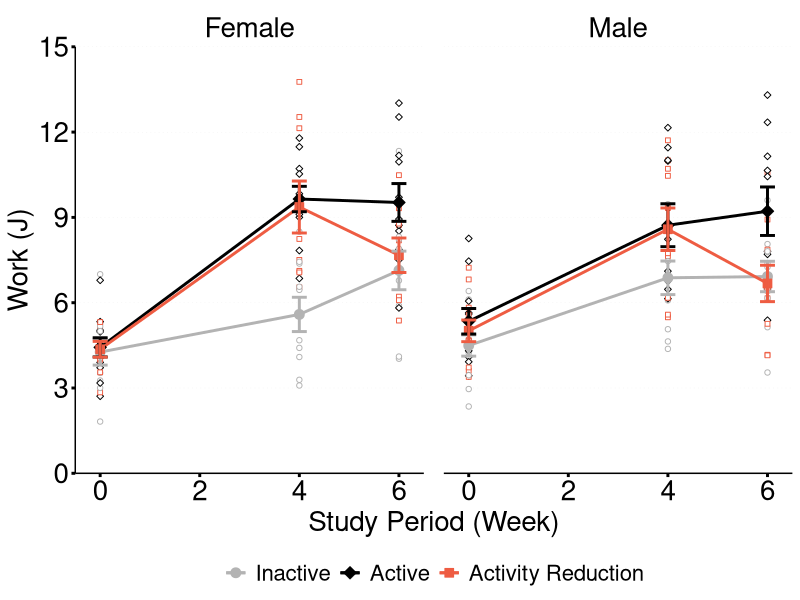
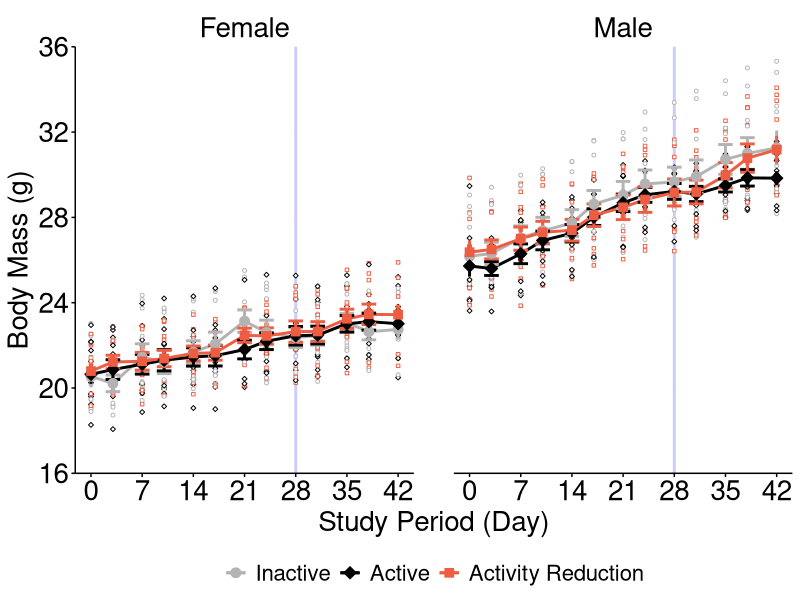
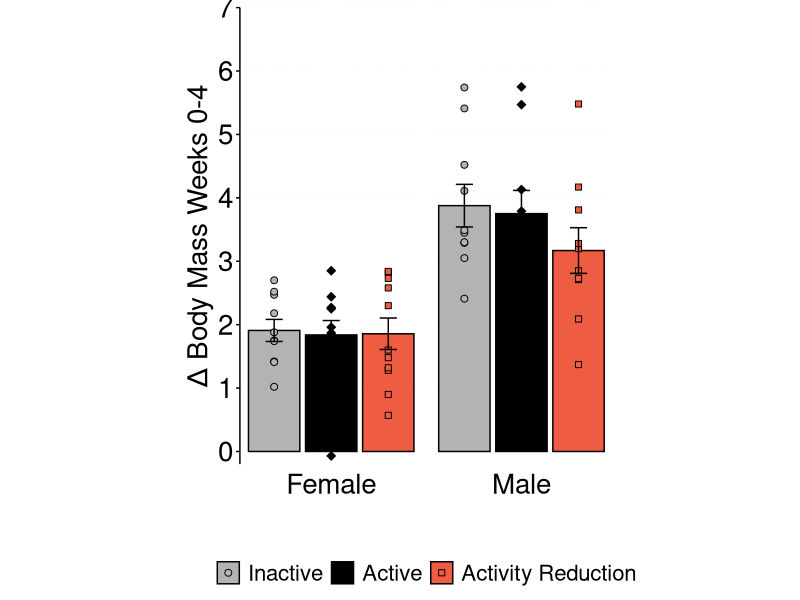
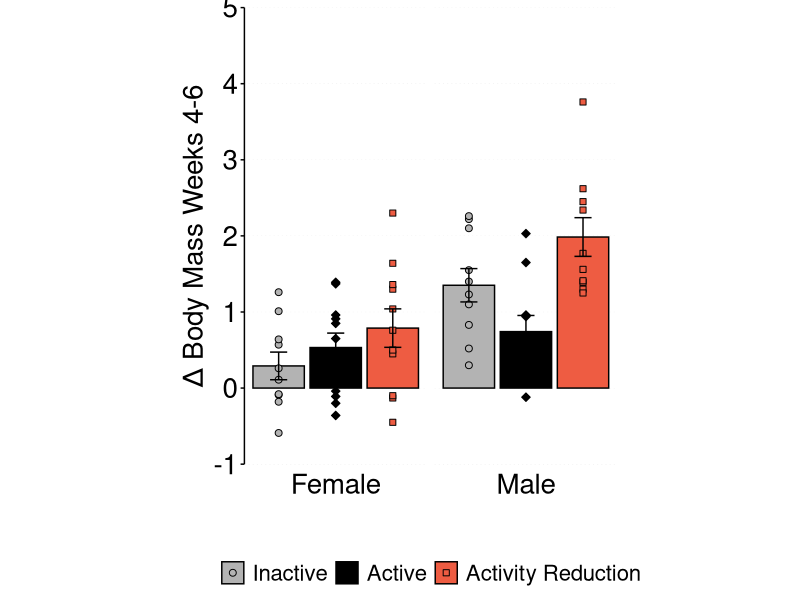
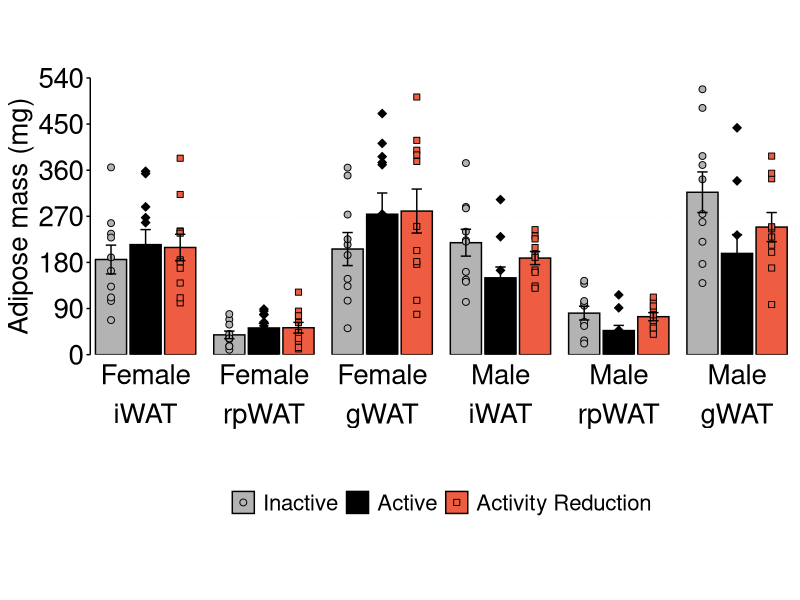
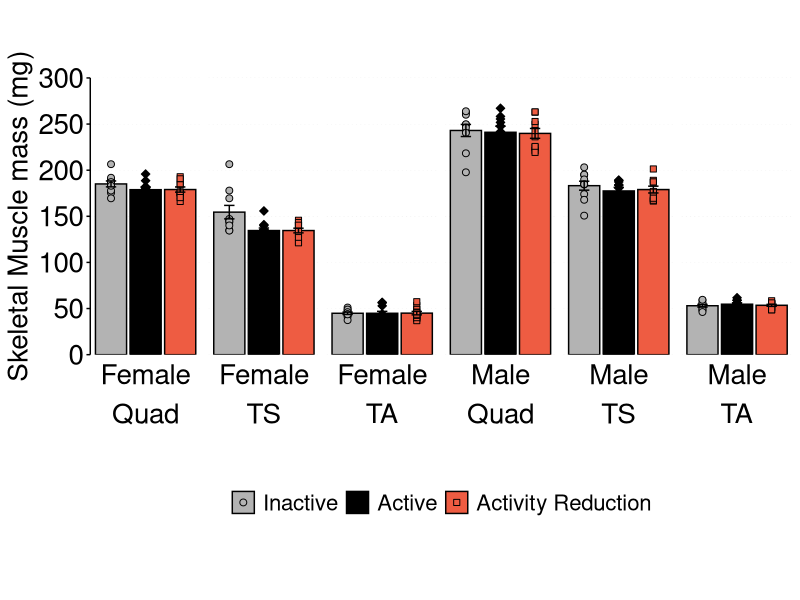
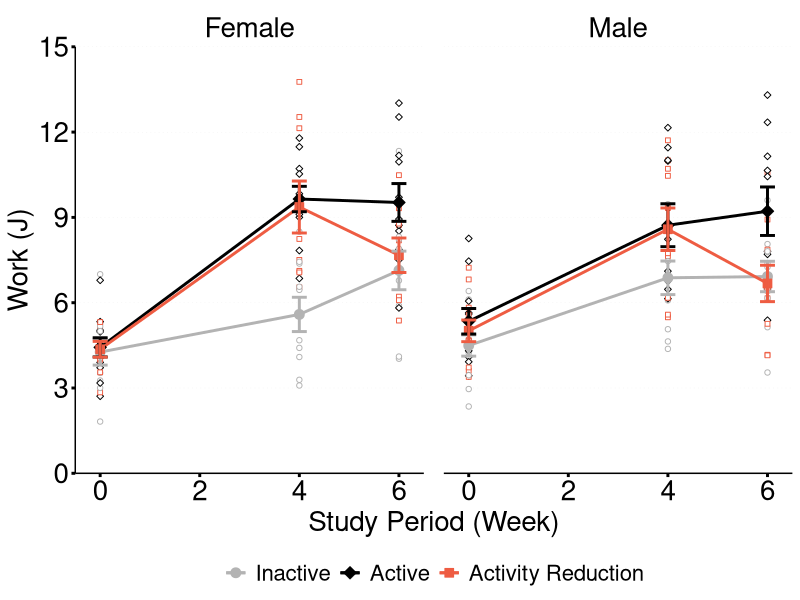
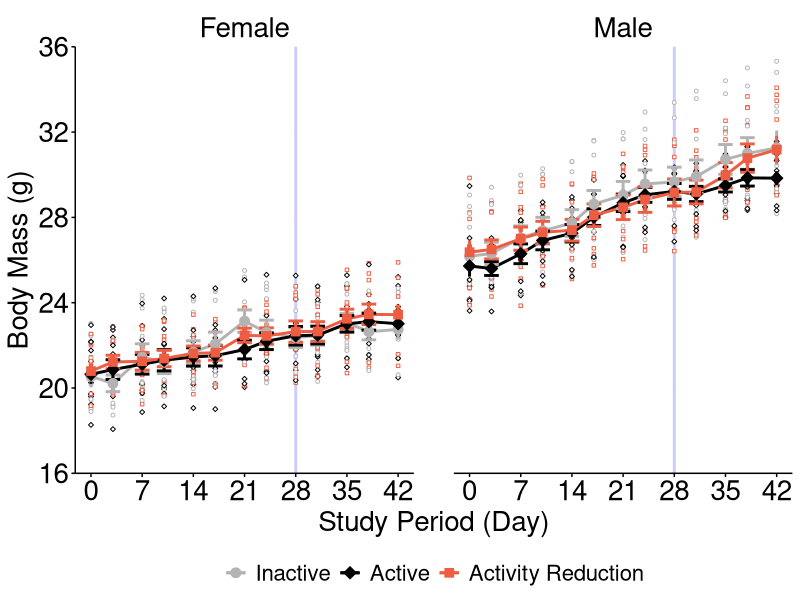

R code for these plots, in order:
## ---- chunk 1
knitr::opts_chunk$set(echo = TRUE)

## load required packages
library(readxl)
library(tidyverse)
library(rstatix)
library(lme4)
library(emmeans)

se <- function(x) sd(x, na.rm=T)/sqrt(length(x)) ## define function to calculate standard error
n <- function(x) sum(!is.na(x))                  ## define function to calculate replicates

dataRun<-read_excel(path="CompiledData.xlsx", sheet="RunData") %>% ## set up dataframe with max test results
  select(ID, 3:4, 9:11, 13:15, 17:19) %>% 
  pivot_longer(cols=4:12, names_to="Parameter", values_to="Values") %>% 
  separate(Parameter, into=c("Parameter","Week"), sep="([_])", remove=TRUE, convert=TRUE, extra="warn", fill="warn") %>% 
  pivot_wider(values_from=Values, names_from=Parameter) 
  
dataRun$Group <- factor(dataRun$Group, levels = c("Inactive", "Active","Activity Reduction")) ## set group ordering
dataRun$Sex <- factor(dataRun$Sex, levels = c("Female", "Male"))

dataBM<-read_excel(path="CompiledData.xlsx", sheet="BodyMassData") %>% ## set up dataframe for body weights
  select(ID, 3:4, matches("Weight_")) %>% 
  pivot_longer(cols=4:16, names_to="Week", values_to="Weight") %>% 
  separate(Week, into=c("Parameter","Day"), sep="([_])", remove=TRUE, convert=TRUE, extra="warn", fill="warn") %>% 
  select(-Parameter) %>% 
  mutate(Day = case_when(Day==0.0~0,
                         Day==1.1~3,
                         Day==1.2~7,
                         Day==2.1~10,
                         Day==2.2~14,
                         Day==3.1~17,
                         Day==3.2~21,
                         Day==4.1~24,
                         Day==4.2~28,
                         Day==5.1~31,
                         Day==5.2~35,
                         Day==6.1~38,
                         Day==6.2~42))
  
dataBM$Group <- factor(dataBM$Group, levels = c("Inactive", "Active","Activity Reduction")) ## set group ordering
dataBM$Sex <- factor(dataBM$Sex, levels = c("Female", "Male"))

dataDeltaBM<-dataBM %>%   ## set up dataframe for change in body mass 
  pivot_wider(names_from=Day, values_from=Weight) %>% 
  select(1:4,`31`,`42`) %>% 
  mutate(delta4 = `31`-`0`, 
         delta6 = `42`-`31`) %>% 
  select(-`0`, -`31`,-`42`) %>% 
  filter(!is.na(delta4))

dataDeltaBM$Group <- factor(dataDeltaBM$Group, levels = c("Inactive", "Active","Activity Reduction")) ## set group ordering
dataDeltaBM$Sex <- factor(dataDeltaBM$Sex, levels = c("Female", "Male"))

dataTissues<-read_excel(path="CompiledData.xlsx", sheet="TissueMassData") %>%   ## set up dataframe for adipose & muscle weights
  select(ID, 3:4, 8:14) %>% 
  pivot_longer(cols=5:10, names_to="Tissue", values_to="mg") %>% 
  mutate(Type = case_when(Tissue == "rpWAT"~"Adipose",
                          Tissue == "gWAT"~"Adipose",
                          Tissue == "iWAT"~"Adipose",
                          TRUE~"Muscle"))

dataTissues$Group <- factor(dataTissues$Group, levels = c("Inactive", "Active","Activity Reduction")) ## set group ordering
dataTissues$Sex <- factor(dataTissues$Sex, levels = c("Female", "Male"))
dataTissues$Tissue <-factor(dataTissues$Tissue, levels=c("iWAT", "rpWAT", "gWAT", "Quad","TS","TA"))

## generate summary statistics
workSummary <-dataRun %>% 
  select(-ID) %>% 
  filter(!is.na(Weight)) %>% 
  group_by(Sex, Group, Week) %>% 
  summarize_all(list(mean=mean, se=se, n=n))

weightSummary<-dataBM %>% 
  select(-ID) %>% 
  filter(!is.na(Weight)) %>% 
  group_by(Sex, Group, Day) %>% 
  summarize_all(list(mean=mean, se=se, n=n))

deltaWeightSummary<-dataDeltaBM %>% 
  select(-ID) %>% 
  group_by(Sex, Group) %>% 
  summarize_all(list(mean=mean, se=se, n=n))

tissuesSummary<-dataTissues %>% 
  select(-ID, -Type, -Fasting_weight) %>%
   group_by(Sex, Group, Tissue) %>% 
  summarize_all(list(mean=mean, se=se, n=n))
  
## ---- chunk 2
ggplot(dataRun, aes(x=Week, y=Work, fill=Group, color=Group,pch=Group))+
  geom_point(stat="identity", size=1.5, fill="white")+ 
  geom_line(stat="summary", fun="mean", size=1) +
  geom_point(stat="summary",fun="mean",size=3)+
  stat_summary(fun.data = mean_se, geom="errorbar", width=0.3, size=1)+ 
theme_classic() +
  scale_fill_manual(values=c("grey70", "black","tomato2"))+     
  scale_color_manual(values=c("grey70", "black","tomato2"))+
  scale_shape_manual(values=c(21, 23, 22))+
  scale_y_continuous(limits = c(0, 15), breaks=seq(0, 15, 3), expand=c(0,0))+
  scale_x_continuous(limits = c(-0.5, 6.5), breaks=seq(0, 6, 2), expand=c(0,0))+
  labs(y="Work (J)", x="Study Period (Week)") +
      theme(
        panel.background = element_blank(), 
        panel.grid.major = element_blank(), 
        panel.border=element_blank(), 
        panel.grid.major.y=element_line(color="#c8c8c8", size=0.05, linetype="dotted"), 
        legend.position = "bottom",
        legend.title=element_blank(),
        legend.text=element_text(size=16, family="Helvetica", color="black"),
        legend.box.background=element_blank(),
        legend.background = element_blank(),
        axis.text=element_text(size=20, family="Helvetica",color="black"),
        axis.title=element_text(size=20, family="Helvetica",  color="black"), 
        axis.ticks=element_line(color="black", size=1, linetype="solid"),
        strip.background = element_blank(),
        strip.text=element_text(color="black", size=20, family="Helvetica"),
        panel.spacing= unit(1,"lines"))+
  facet_grid(~Sex)
ggsave("Output/Figures/Work_J Linegraph.pdf",dpi=300, height=4, width=6)

## assess all weeks together using mixed linear models & likelihood ratio tests
workBase<-lmer(Work~as.factor(Week) + (1|ID), data=dataRun %>% filter(Sex=="Female"), REML=F)
workGroup<-lmer(Work~as.factor(Week) + Group + (1|ID), data=dataRun %>% filter(Sex=="Female"), REML=F)
anova(workBase,workGroup) ## p=0.002881
emmeans(workGroup, pairwise~Group) ## inactive v active p=0.003, inactive v AR p=0.0778, active v AR p=0.4914

workBase<-lmer(Work~as.factor(Week) + (1|ID), data=dataRun %>% filter(Sex=="Male"), REML=F)
workGroup<-lmer(Work~as.factor(Week) + Group + (1|ID), data=dataRun %>% filter(Sex=="Male"), REML=F)
anova(workBase,workGroup) ## p=0.04306
emmeans(workGroup, pairwise~Group) ##inactive v active p=0.0440, inactive v AR p=0.5784, active v AR p=0.3046

ppoBase<-lmer(PeakPower~as.factor(Week) + (1|ID), data=dataRun %>% filter(Sex=="Female"), REML=F)
ppoGroup<-lmer(PeakPower~as.factor(Week) + Group + (1|ID), data=dataRun %>% filter(Sex=="Female"), REML=F)
anova(ppoBase,ppoGroup) ## p=0.005725
emmeans(ppoGroup, pairwise~Group) ## inactive v active p=0.0071, inactive v AR p=0.0834, active v AR p=0.6402

ppoBase<-lmer(PeakPower~as.factor(Week) + (1|ID), data=dataRun %>% filter(Sex=="Male"), REML=F)
ppoGroup<-lmer(PeakPower~as.factor(Week) + Group + (1|ID), data=dataRun %>% filter(Sex=="Male"), REML=F)
anova(ppoBase,ppoGroup) ## p=0.0978 not significant
emmeans(ppoGroup, pairwise~Group) ## inactive v active p=0.1013, inactive v AR p=0.4205, active v AR p=0.6789

## assess each week separately
## check assumptions for each timepoint
car::leveneTest(Work~Group, data=dataRun %>% filter(Sex=="Female", Week==0))
car::leveneTest(Work~Group, data=dataRun %>% filter(Sex=="Female", Week==4)) 
car::leveneTest(Work~Group, data=dataRun %>% filter(Sex=="Female", Week==6))
car::leveneTest(Work~Group, data=dataRun %>% filter(Sex=="Male", Week==0))
car::leveneTest(Work~Group, data=dataRun %>% filter(Sex=="Male", Week==4))
car::leveneTest(Work~Group, data=dataRun %>% filter(Sex=="Male", Week==6))
shapiro.test(residuals(aov(Work~Group, data=dataRun %>% filter(Sex=="Female", Week==0))))
shapiro.test(residuals(aov(Work~Group, data=dataRun %>% filter(Sex=="Female", Week==4))))
shapiro.test(residuals(aov(Work~Group, data=dataRun %>% filter(Sex=="Female", Week==6))))
shapiro.test(residuals(aov(Work~Group, data=dataRun %>% filter(Sex=="Male", Week==0))))
shapiro.test(residuals(aov(Work~Group, data=dataRun %>% filter(Sex=="Male", Week==4)))) ## significant
shapiro.test(residuals(aov(Work~Group, data=dataRun %>% filter(Sex=="Male", Week==6))))

## ANOVA or Kruskal-Wallis tests
summary(aov(Work~Group, data=dataRun %>% filter(Sex=="Female", Week==0)))
summary(aov(Work~Group, data=dataRun %>% filter(Sex=="Female", Week==4))) ## significant
summary(aov(Work~Group, data=dataRun %>% filter(Sex=="Female", Week==6))) ## significant
summary(aov(Work~Group, data=dataRun %>% filter(Sex=="Male", Week==0)))
kruskal.test(Work~Group, data=dataRun %>% filter(Sex=="Male", Week==4))
summary(aov(Work~Group, data=dataRun %>% filter(Sex=="Male", Week==6))) ## significant

## Tukey or Dunn tests
TukeyHSD(aov(Work~Group, data=dataRun %>% filter(Sex=="Female", Week==4))) ## differences
TukeyHSD(aov(Work~Group, data=dataRun %>% filter(Sex=="Female", Week==6))) ## differences
TukeyHSD(aov(Work~Group, data=dataRun %>% filter(Sex=="Male", Week==6)))   ## differences

## ---- chunk 3
ggplot(dataBM, aes(x=Day, y=Weight, fill = Group, color=Group, pch=Group))+
  geom_vline(xintercept=28, col="blue", size=1, alpha=0.2)+
  geom_point(stat="identity", size=1, fill="white", aes(pch=Group))+
  geom_line(stat="summary", fun="mean", size=1) +
  stat_summary(fun.data = mean_se, geom="errorbar", width=2, size=1)+ 
  geom_point(stat="summary", fun= "mean", size=3)+
    scale_fill_manual(values=c("grey70", "black","tomato2"))+
  scale_color_manual(values=c("grey70", "black","tomato2"))+
  scale_shape_manual(values=c(21, 23, 22))+
  scale_y_continuous(limits=c(16,36), breaks=seq(16,36,4), expand=c(0,0))+
  scale_x_continuous(limits=c(0,42), breaks=seq(0,42,7), expand=c(0.05,0.05))+
  labs(y="Body Mass (g)",
       x="Study Period (Day)")+
 theme(panel.background = element_blank(), 
        panel.grid.major = element_blank(), 
        panel.border=element_blank(), 
        panel.grid.major.y=element_line(color="#c8c8c8", size=0.05, linetype="dotted"), 
        legend.position = "bottom",
        legend.title=element_blank(),
        legend.text=element_text(size=16, family="Helvetica", color="black"),
        legend.box.background=element_blank(),
        legend.background = element_blank(),
        axis.line=element_line(color="black", size=0.5, linetype="solid"),
        axis.text=element_text(size=20, family="Helvetica",color="black"),
        axis.title=element_text(size=20, family="Helvetica",  color="black"), 
        axis.ticks.x=element_line(color="black", size=0.5, linetype="solid"),
        axis.ticks.y=element_line(color="black", size=0.5, linetype="solid"),
        strip.background = element_blank(),
        strip.text=element_text(color="black", size=20, family="Helvetica"),
        panel.spacing=unit(2,"lines"))+
  facet_grid(~Sex)
ggsave("Output/Figures/BodyMass linegraph.pdf",  height = 4, width=6, dpi=300)       

## assess all weeks together using mixed linear models & likelihood ratio tests
bmBase<-lmer(Weight~as.factor(Day) + (1|ID), data=dataBM %>% filter(Sex=="Female"), REML=F)
bmGroup<-lmer(Weight~as.factor(Day) + Group + (1|ID), data=dataBM %>% filter(Sex=="Female"), REML=F)
anova(bmBase,bmGroup) ## p=0.8953

bmBase<-lmer(Weight~as.factor(Day) + (1|ID), data=dataBM %>% filter(Sex=="Male"), REML=F)
bmGroup<-lmer(Weight~as.factor(Day) + Group + (1|ID), data=dataBM %>% filter(Sex=="Male"), REML=F)
anova(bmBase,bmGroup) ## p=0.5052

## compare end point weights only
car::leveneTest(Weight~Group, data=dataBM %>% filter(Sex=="Female",Day==42))
car::leveneTest(Weight~Group, data=dataBM %>% filter(Sex=="Male",Day==42))
shapiro.test(residuals(aov(Weight~Group, data=dataBM %>% filter(Sex=="Female", Day==42))))
shapiro.test(residuals(aov(Weight~Group, data=dataBM %>% filter(Sex=="Male", Day==42))))

summary(aov(Weight~Group, data=dataBM %>% filter(Sex=="Female", Day==42)))
summary(aov(Weight~Group, data=dataBM %>% filter(Sex=="Male", Day==42)))

## plot change in body mass
ggplot(dataDeltaBM, aes(x=Group, y=delta4, fill=Group, pch=Group))+
geom_bar(stat="summary", fun="mean", size=0.5, col="black") +
  geom_point(stat="identity", size=2)+
  stat_summary(fun.data = mean_se, geom="errorbar", width=0.3, size=0.5)+ 
  theme_classic() +
  scale_fill_manual(values=c("grey70", "black","tomato2"))+     
  scale_shape_manual(values=c(21, 23, 22))+
 scale_y_continuous(limits = c(-0.2, 7), breaks=seq(0, 7, 1), expand=c(0,0))+
  labs(y="\u0394 Body Mass Weeks 0-4", x="") +
  theme(aspect.ratio = 5/2,
        panel.background = element_blank(), 
        panel.grid.major = element_blank(), 
        panel.border=element_blank(), 
        panel.grid.major.y=element_line(color="#c8c8c8", size=0.05, linetype="dotted"), 
        legend.position = "bottom",
        legend.title=element_blank(),
        legend.text=element_text(size=16, family="Helvetica", color="black"),
        legend.box.background=element_blank(),
        legend.background = element_blank(),
        axis.line.x=element_blank(),
        axis.text=element_text(size=20, family="Helvetica",color="black"),
        axis.title=element_text(size=20, family="Helvetica",  color="black"), 
        axis.text.x=element_blank(), 
        axis.ticks.x=element_blank(),
        axis.ticks.y=element_line(color="black", size=0.5, linetype="solid"),
        strip.background = element_blank(),
        strip.text=element_text(color="black", size=20, family="Helvetica"))+
  facet_grid(~Sex, switch="both")
ggsave("Output/Figures/Change in body mass 0-4 weeks.pdf",dpi=300, height=5, width=3)

ggplot(dataDeltaBM, aes(x=Group, y=delta6, fill=Group, pch=Group))+
geom_bar(stat="summary", fun="mean", size=0.5, col="black") +
  geom_point(stat="identity", size=2)+
  stat_summary(fun.data = mean_se, geom="errorbar", width=0.3, size=0.5)+ 
  theme_classic() +
  scale_fill_manual(values=c("grey70", "black","tomato2"))+     
  scale_shape_manual(values=c(21, 23, 22))+
 scale_y_continuous(limits = c(-1, 5), breaks=seq(-1, 5, 1), expand=c(0,0))+
  labs(y="\u0394 Body Mass Weeks 4-6", x="") +
  theme(aspect.ratio = 5/2,
        panel.background = element_blank(), 
        panel.grid.major = element_blank(), 
        panel.border=element_blank(), 
        panel.grid.major.y=element_line(color="#c8c8c8", size=0.05, linetype="dotted"), 
        legend.position = "bottom",
        legend.title=element_blank(),
        legend.text=element_text(size=16, family="Helvetica", color="black"),
        legend.box.background=element_blank(),
        legend.background = element_blank(),
        axis.line.x=element_blank(),
        axis.text=element_text(size=20, family="Helvetica",color="black"),
        axis.title=element_text(size=20, family="Helvetica",  color="black"), 
        axis.text.x=element_blank(), 
        axis.ticks.x=element_blank(),
        axis.ticks.y=element_line(color="black", size=0.5, linetype="solid"),
        strip.background = element_blank(),
        strip.text=element_text(color="black", size=20, family="Helvetica"))+
  facet_grid(~Sex, switch="both")
ggsave("Output/Figures/Change in body mass 4-6 weeks.pdf",dpi=300, height=5, width=3)

## check assumptions
car::leveneTest(delta4~Group, data=dataDeltaBM %>% filter(Sex=="Female")) 
car::leveneTest(delta6~Group, data=dataDeltaBM %>% filter(Sex=="Female")) 
car::leveneTest(delta4~Group, data=dataDeltaBM %>% filter(Sex=="Male")) 
car::leveneTest(delta6~Group, data=dataDeltaBM %>% filter(Sex=="Male")) 
shapiro.test(residuals(aov(delta4~Group, data=dataDeltaBM %>% filter(Sex=="Female"))))
shapiro.test(residuals(aov(delta6~Group, data=dataDeltaBM %>% filter(Sex=="Female"))))
shapiro.test(residuals(aov(delta4~Group, data=dataDeltaBM %>% filter(Sex=="Male"))))
shapiro.test(residuals(aov(delta6~Group, data=dataDeltaBM %>% filter(Sex=="Male"))))

## ANOVA
summary(aov(delta4~Group, data=dataDeltaBM %>% filter(Sex=="Female")))
summary(aov(delta6~Group, data=dataDeltaBM %>% filter(Sex=="Female")))
summary(aov(delta4~Group, data=dataDeltaBM %>% filter(Sex=="Male")))
summary(aov(delta6~Group, data=dataDeltaBM %>% filter(Sex=="Male"))) ##p=0.00284

## posthoc
TukeyHSD(aov(delta6~Group, data=dataDeltaBM %>% filter(Sex=="Male"))) ## active v AR p=0.0019307

## ---- chunk 4
ggplot(dataTissues %>% filter(Type=="Adipose"), aes(x=Group, y=mg, fill=Group, pch=Group))+
geom_bar(stat="summary", fun="mean", size=0.5, col="black") +
    geom_point(stat="identity", size=2)+
  stat_summary(fun.data = mean_se, geom="errorbar", width=0.3, size=0.5)+ 
  theme_classic() +
  scale_fill_manual(values=c("grey70", "black","tomato2"))+     
  scale_shape_manual(values=c(21, 23, 22))+
  scale_y_continuous(limits = c(0, 540), breaks=seq(0, 540, 90), expand=c(0,0))+
  labs(y="Adipose mass (mg)", x="") +
  theme(aspect.ratio = 5/2,
        panel.background = element_blank(), 
        panel.grid.major = element_blank(), 
        panel.border=element_blank(), 
        panel.grid.major.y=element_line(color="#c8c8c8", size=0.05, linetype="dotted"), 
        legend.position = "bottom",
        legend.title=element_blank(),
        legend.text=element_text(size=16, family="Helvetica", color="black"),
        legend.box.background=element_blank(),
        legend.background = element_blank(),
        axis.line.x=element_blank(),
        axis.text=element_text(size=20, family="Helvetica",color="black"),
        axis.title=element_text(size=20, family="Helvetica",  color="black"), 
        axis.text.x=element_blank(), 
        axis.ticks.x=element_blank(),
        axis.ticks.y=element_line(color="black", size=0.5, linetype="solid"),
        strip.background = element_blank(),
        strip.text=element_text(color="black", size=20, family="Helvetica"))+
  facet_grid(~Sex*Tissue, switch="both")
ggsave("Output/Figures/Adipose mass (mg).pdf",dpi=300, height=5, width=10)

ggplot(dataTissues %>% filter(Type=="Muscle"), aes(x=Group, y=mg, fill=Group, pch=Group))+
geom_bar(stat="summary", fun="mean", size=0.5, col="black") +
    geom_point(stat="identity", size=2)+
  stat_summary(fun.data = mean_se, geom="errorbar", width=0.3, size=0.5)+ 
  theme_classic() +
  scale_fill_manual(values=c("grey70", "black","tomato2"))+    
  scale_shape_manual(values=c(21, 23, 22))+
  scale_y_continuous(limits = c(0, 300), breaks=seq(0, 300, 50), expand=c(0,0))+
  labs(y="Skeletal Muscle mass (mg)", x="") +
  theme(aspect.ratio = 5/2,
        panel.background = element_blank(), 
        panel.grid.major = element_blank(), 
        panel.border=element_blank(), 
        panel.grid.major.y=element_line(color="#c8c8c8", size=0.05, linetype="dotted"), 
        legend.position = "bottom",
        legend.title=element_blank(),
        legend.text=element_text(size=16, family="Helvetica", color="black"),
        legend.box.background=element_blank(),
        legend.background = element_blank(),
        axis.line.x=element_blank(),
        axis.text=element_text(size=20, family="Helvetica",color="black"),
        axis.title=element_text(size=20, family="Helvetica",  color="black"), 
        axis.text.x=element_blank(), 
        axis.ticks.x=element_blank(),
        axis.ticks.y=element_line(color="black", size=0.5, linetype="solid"),
        strip.background = element_blank(),
        strip.text=element_text(color="black", size=20, family="Helvetica"))+
  facet_grid(~Sex*Tissue, switch="both")
ggsave("Output/Figures/Muscle mass (mg).pdf",dpi=300, height=5, width=10)

## check assumptions
car::leveneTest(mg~Group, data=dataTissues %>% filter(Sex=="Female", Tissue=="iWAT")) 
car::leveneTest(mg~Group, data=dataTissues %>% filter(Sex=="Female", Tissue=="rpWAT")) 
car::leveneTest(mg~Group, data=dataTissues %>% filter(Sex=="Female", Tissue=="gWAT")) 
car::leveneTest(mg~Group, data=dataTissues %>% filter(Sex=="Female", Tissue=="Quad")) 
car::leveneTest(mg~Group, data=dataTissues %>% filter(Sex=="Female", Tissue=="TS")) 
car::leveneTest(mg~Group, data=dataTissues %>% filter(Sex=="Female", Tissue=="TA")) 
car::leveneTest(mg~Group, data=dataTissues %>% filter(Sex=="Male", Tissue=="iWAT")) 
car::leveneTest(mg~Group, data=dataTissues %>% filter(Sex=="Male", Tissue=="rpWAT")) 
car::leveneTest(mg~Group, data=dataTissues %>% filter(Sex=="Male", Tissue=="gWAT")) 
car::leveneTest(mg~Group, data=dataTissues %>% filter(Sex=="Male", Tissue=="Quad")) 
car::leveneTest(mg~Group, data=dataTissues %>% filter(Sex=="Male", Tissue=="TS")) 
car::leveneTest(mg~Group, data=dataTissues %>% filter(Sex=="Male", Tissue=="TA")) 
shapiro.test(residuals(aov(mg~Group, data=dataTissues %>% filter(Sex=="Female", Tissue=="iWAT"))))
shapiro.test(residuals(aov(mg~Group, data=dataTissues %>% filter(Sex=="Female", Tissue=="rpWAT"))))
shapiro.test(residuals(aov(mg~Group, data=dataTissues %>% filter(Sex=="Female", Tissue=="gWAT"))))
shapiro.test(residuals(aov(mg~Group, data=dataTissues %>% filter(Sex=="Female", Tissue=="Quad"))))
shapiro.test(residuals(aov(mg~Group, data=dataTissues %>% filter(Sex=="Female", Tissue=="TS")))) ## significant
shapiro.test(residuals(aov(mg~Group, data=dataTissues %>% filter(Sex=="Female", Tissue=="TA")))) ## significant
shapiro.test(residuals(aov(mg~Group, data=dataTissues %>% filter(Sex=="Male", Tissue=="iWAT"))))
shapiro.test(residuals(aov(mg~Group, data=dataTissues %>% filter(Sex=="Male", Tissue=="rpWAT"))))
shapiro.test(residuals(aov(mg~Group, data=dataTissues %>% filter(Sex=="Male", Tissue=="gWAT"))))
shapiro.test(residuals(aov(mg~Group, data=dataTissues %>% filter(Sex=="Male", Tissue=="Quad")))) ## significant
shapiro.test(residuals(aov(mg~Group, data=dataTissues %>% filter(Sex=="Male", Tissue=="TS")))) 
shapiro.test(residuals(aov(mg~Group, data=dataTissues %>% filter(Sex=="Male", Tissue=="TA"))))

summary(aov(mg~Group, data=dataTissues %>% filter(Sex=="Female", Tissue=="iWAT")))
summary(aov(mg~Group, data=dataTissues %>% filter(Sex=="Female", Tissue=="rpWAT")))
summary(aov(mg~Group, data=dataTissues %>% filter(Sex=="Female", Tissue=="gWAT")))
summary(aov(mg~Group, data=dataTissues %>% filter(Sex=="Female", Tissue=="Quad")))
kruskal.test(mg~Group, data=dataTissues %>% filter(Sex=="Female", Tissue=="TS")) ## p=0.01191
kruskal.test(mg~Group, data=dataTissues %>% filter(Sex=="Female", Tissue=="TA"))
summary(aov(mg~Group, data=dataTissues %>% filter(Sex=="Male", Tissue=="iWAT"))) ## p=0.0822
summary(aov(mg~Group, data=dataTissues %>% filter(Sex=="Male", Tissue=="rpWAT")))## p=0.077
summary(aov(mg~Group, data=dataTissues %>% filter(Sex=="Male", Tissue=="gWAT"))) ## p=0.074
kruskal.test(mg~Group, data=dataTissues %>% filter(Sex=="Male", Tissue=="Quad"))
summary(aov(mg~Group, data=dataTissues %>% filter(Sex=="Male", Tissue=="TS")))
summary(aov(mg~Group, data=dataTissues %>% filter(Sex=="Male", Tissue=="TA")))

dunn_test(mg~Group, p.adjust.method="BH", data=dataTissues %>% filter(Sex=="Female", Tissue=="TS")) ## I v A p=0.0197, I v AR p=0.0197

## Perform ANCOVA on tissue weights with body weight as a covariate - NEED TO CHECK THESE ASSUMPTIONS FOR FEMALE MICE BECAUSE OF SIG RELATIONSHIP BETWEEN BODY WEIGHT AND FAT MASS (NOT AN ISSUE FOR MALES)

library(emmeans)
dataTissues2<-dataTissues %>% select(-Type) %>% pivot_wider(names_from="Tissue", values_from="mg")

## ANCOVA male iWAT
# Check assumptions
dataTissues2 %>% filter(Sex=="Male") %>% anova_test(iWAT ~ Group * Fasting_weight) #determine homogeneity of regression slopes - looking for no interaction between variable of interest and covariate(s)

#fit model, the covariate(s) first
model <- lm(iWAT ~ Group + Fasting_weight, data = dataTissues2 %>% filter(Sex=="Male")) 

model.metrics<-augment(model) %>% 
  select(-.hat, -.sigma, -.fitted)
head(model.metrics, 3)

## check assumptions
shapiro_test(model.metrics$.resid) ## assess normality of residuals 
model.metrics %>% levene_test(.resid~Group)## assess homogeneity of variance

model.metrics %>% 
  filter(abs(.std.resid) > 3) %>% ## Search for outliers; if no rows come up, no outliers present
  as.data.frame

iWATm<-dataTissues2 %>% filter(Sex=="Male") %>% 
  anova_test(iWAT~Group + Fasting_weight) %>% as_tibble %>% mutate(Sex= "Male", Tissue = "iWAT")

adj_means<-emmeans_test(formula = iWAT~Group, covariate = Fasting_weight, data=dataTissues2 %>% filter(Sex=="Male"))
iWATmEMM<-get_emmeans(adj_means)%>% as_tibble %>% as_tibble %>% mutate(Sex= "Male", Tissue = "iWAT") ## Get estimated marginal means for test

## ANCOVA epididymal adipose
dataTissues2 %>% filter(Sex=="Male") %>% anova_test(gWAT ~ Group * Fasting_weight)
model <- lm(gWAT ~ Group + Fasting_weight, data = dataTissues2 %>% filter(Sex=="Male")) 
model.metrics<-augment(model) %>% 
  select(-.hat, -.sigma, -.fitted)
head(model.metrics, 3)
shapiro_test(model.metrics$.resid) 
model.metrics %>% levene_test(.resid~Group)
model.metrics %>% 
  filter(abs(.std.resid) > 3) %>% 
  as.data.frame
gWATm<-dataTissues2 %>% filter(Sex=="Male") %>% 
  anova_test(gWAT~Group + Fasting_weight) %>% as_tibble %>% mutate(Sex= "Male", Tissue = "gWAT")
adj_means<-emmeans_test(formula = gWAT~Group, covariate = Fasting_weight, data=dataTissues2 %>% filter(Sex=="Male"))
gWATmEMM<-get_emmeans(adj_means)%>% as_tibble %>% as_tibble %>% mutate(Sex= "Male", Tissue = "gWAT") 

## ANCOVA male retroperitoneal adipose
dataTissues2 %>% filter(Sex=="Male") %>% anova_test(rpWAT ~ Group * Fasting_weight)
model <- lm(rpWAT ~ Group + Fasting_weight, data = dataTissues2 %>% filter(Sex=="Male")) 
model.metrics<-augment(model) %>% 
  select(-.hat, -.sigma, -.fitted)
head(model.metrics, 3)
shapiro_test(model.metrics$.resid) 
model.metrics %>% levene_test(.resid~Group)
model.metrics %>% 
  filter(abs(.std.resid) > 3) %>% 
  as.data.frame
rpWATm<-dataTissues2 %>% filter(Sex=="Male") %>% 
  anova_test(rpWAT~Group + Fasting_weight) %>% as_tibble %>% mutate(Sex= "Male", Tissue = "rpWAT")
adj_means<-emmeans_test(formula = rpWAT~Group, covariate = Fasting_weight, data=dataTissues2 %>% filter(Sex=="Male"))
rpWATmEMM<-get_emmeans(adj_means)%>% as_tibble %>% as_tibble %>% mutate(Sex= "Male", Tissue = "rpWAT") 

## ANCOVA female iWAT adipose
dataTissues2 %>% filter(Sex=="Female") %>% anova_test(iWAT ~ Group * Fasting_weight)
model <- lm(iWAT ~ Group + Fasting_weight, data = dataTissues2 %>% filter(Sex=="Female")) 
model.metrics<-augment(model) %>% 
  select(-.hat, -.sigma, -.fitted)
head(model.metrics, 3)
shapiro_test(model.metrics$.resid) 
model.metrics %>% levene_test(.resid~Group)
model.metrics %>% 
  filter(abs(.std.resid) > 3) %>% 
  as.data.frame
iWATf<-dataTissues2 %>% filter(Sex=="Female") %>% 
  anova_test(iWAT~Group + Fasting_weight) %>% as_tibble %>% mutate(Sex= "Female", Tissue = "iWAT")
adj_means<-emmeans_test(formula = iWAT~Group, covariate = Fasting_weight, data=dataTissues2 %>% filter(Sex=="Female"))
iWATfEMM<-get_emmeans(adj_means)%>% as_tibble %>% as_tibble %>% mutate(Sex= "Female", Tissue = "iWAT") 

## ANCOVA periuterine adipose
dataTissues2 %>% filter(Sex=="Female") %>% anova_test(gWAT ~ Group * Fasting_weight)
model <- lm(gWAT ~ Group + Fasting_weight, data = dataTissues2 %>% filter(Sex=="Female")) 
model.metrics<-augment(model) %>% 
  select(-.hat, -.sigma, -.fitted)
head(model.metrics, 3)
shapiro_test(model.metrics$.resid) 
model.metrics %>% levene_test(.resid~Group)
model.metrics %>% 
  filter(abs(.std.resid) > 3) %>% 
  as.data.frame
gWATf<-dataTissues2 %>% filter(Sex=="Female") %>% 
  anova_test(gWAT~Group + Fasting_weight) %>% as_tibble %>% mutate(Sex= "Female", Tissue = "gWAT")
adj_means<-emmeans_test(formula = gWAT~Group, covariate = Fasting_weight, data=dataTissues2 %>% filter(Sex=="Female"))
gWATfEMM<-get_emmeans(adj_means)%>% as_tibble %>% as_tibble %>% mutate(Sex= "Female", Tissue = "gWAT") 

## ANCOVA Female retroperitoneal adipose
dataTissues2 %>% filter(Sex=="Female") %>% anova_test(rpWAT ~ Group * Fasting_weight)
model <- lm(rpWAT ~ Group + Fasting_weight, data = dataTissues2 %>% filter(Sex=="Female")) 
model.metrics<-augment(model) %>% 
  select(-.hat, -.sigma, -.fitted)
head(model.metrics, 3)
shapiro_test(model.metrics$.resid) 
model.metrics %>% levene_test(.resid~Group)
model.metrics %>% 
  filter(abs(.std.resid) > 3) %>% 
  as.data.frame
rpWATf<-dataTissues2 %>% filter(Sex=="Female") %>% 
  anova_test(rpWAT~Group + Fasting_weight) %>% as_tibble %>% mutate(Sex= "Female", Tissue = "rpWAT")
adj_means<-emmeans_test(formula = rpWAT~Group, covariate = Fasting_weight, data=dataTissues2 %>% filter(Sex=="Female"))
rpWATfEMM<-get_emmeans(adj_means)%>% as_tibble %>% as_tibble %>% mutate(Sex= "Female", Tissue = "rpWAT") 
